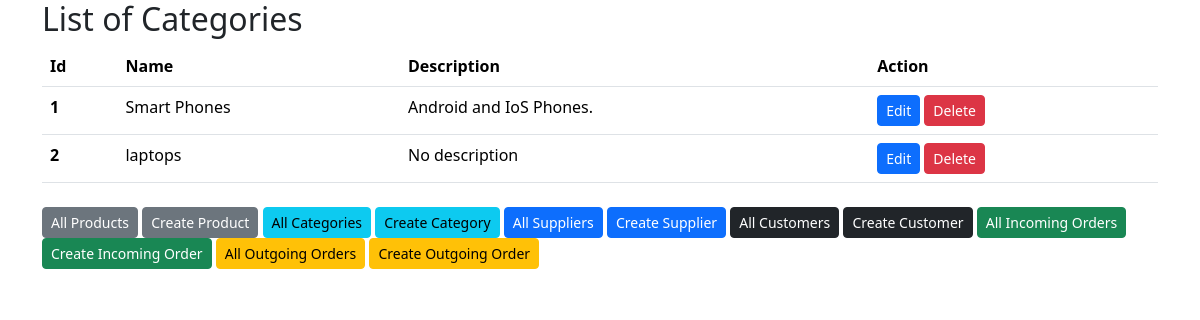
Page /products/categories/ on the committed database.
### products/models.py (models this page shows, shortened)
class Category(models.Model):
    name = models.CharField(max_length=100)
    description = models.CharField(max_length=500, null=True, blank=True)

### products/views.py (the view)
# urls.py: path("categories/", view=ListCategoryView.as_view(), name="category_list"),
class ListCategoryView(ListView):
    model = Category
    context_object_name = "categories"
    template_name = 'category/category_list.html'

### templates/category/category_list.html
{% extends "base.html" %}
{% block content %}
{% if categories %}
<marquee behavior="" direction=""><h2>List of Categories</h2></marquee>
<table class="table table-hover">
   <thead>
    <tr>
     <th scope="col">Id</th>
      <th scope="col">Name</th>
      <th scope="col">Description</th>
      <th scope="col">Action</th>
    </tr>
   </thead>
   <tbody>
    {% for cat in categories %}
    <tr>
      <th scope="row">{{cat.id}}</th>
      <td>{{cat.name}}</td>
      <td> {% if cat.description %} {{cat.description}} {% else %} No description {% endif %}</td>
      <td class="actions">
        <a class="btn btn-sm btn-primary" href="{% url 'category_update' cat.id %}">Edit</a>
        <a class="btn btn-sm btn-danger" href="{% url 'category_delete' cat.id %}">Delete</a>
      </td>
    </tr>
    {% endfor %}
    </tbody>
    </table>
{% else %}
<div class="isempty">
    <h2>Its empty!</h2>
    No any category available
</div>
{% endif %}
{% endblock content %}

### rows in the picture
Category: id "1", name "Smart Phones", description "Android and IoS Phones."
Category: id "2", name "laptops", shows "No description"
